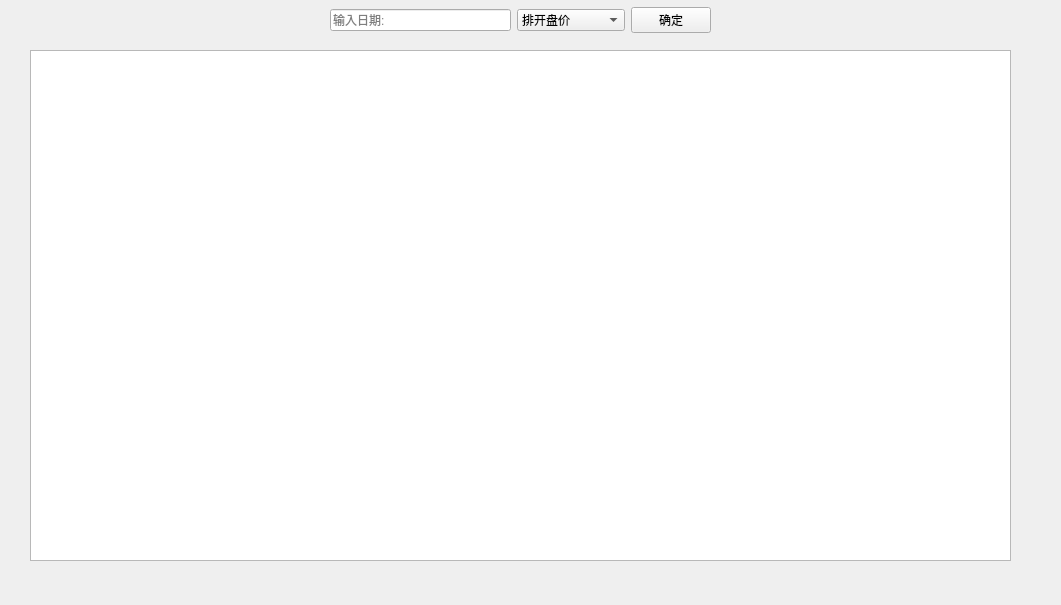
   <widget class="QWidget" name="page">
    <property name="geometry">
     <rect>
      <x>0</x>
      <y>0</y>
      <width>1061</width>
      <height>605</height>
     </rect>
    </property>
    <attribute name="label">
     <string>基于直接插入排序的股票价格分析</string>
    </attribute>
    <widget class="QWidget" name="horizontalLayoutWidget">
     <property name="geometry">
      <rect>
       <x>330</x>
       <y>0</y>
       <width>381</width>
       <height>41</height>
      </rect>
     </property>
     <layout class="QHBoxLayout" name="horizontalLayout" stretch="5,3,2">
      <item>
       <widget class="QLineEdit" name="lineEdit">
        <property name="placeholderText">
         <string>输入日期:</string>
        </property>
       </widget>
      </item>
      <item>
       <widget class="QComboBox" name="dire_mode">
        <item>
         <property name="text">
          <string>排开盘价</string>
         </property>
        </item>
        <item>
         <property name="text">
          <string>排收盘价</string>
         </property>
        </item>
        <item>
         <property name="text">
          <string>排涨跌幅</string>
         </property>
        </item>
       </widget>
      </item>
      <item>
       <widget class="QPushButton" name="pushButton">
        <property name="text">
         <string>确定</string>
        </property>
       </widget>
      </item>
     </layout>
    </widget>
    <widget class="QTextEdit" name="textEdit">
     <property name="geometry">
      <rect>
       <x>30</x>
       <y>50</y>
       <width>981</width>
       <height>511</height>
      </rect>
     </property>
     <property name="font">
      <font>
       <pointsize>12</pointsize>
      </font>
     </property>
     <property name="readOnly">
      <bool>true</bool>
     </property>
    </widget>
   </widget>
